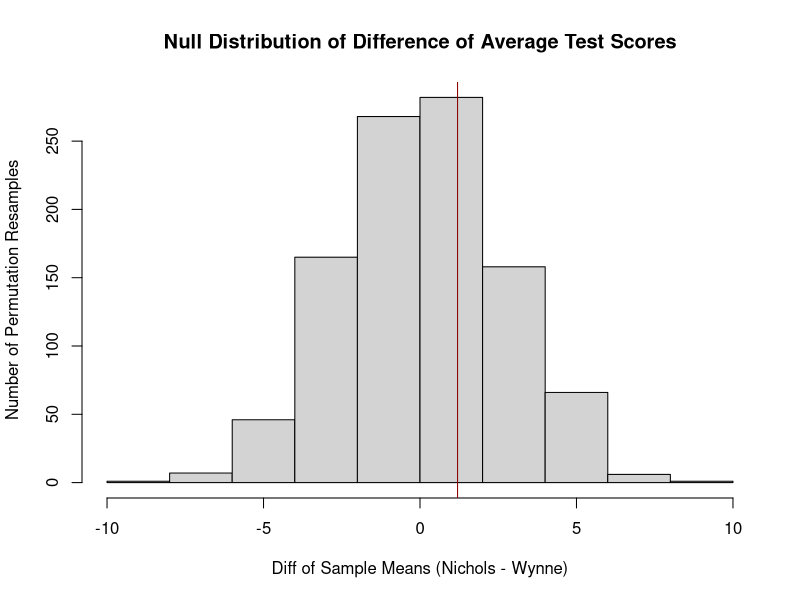

Reproduce this figure in R. (Note: this script raises an error after producing the figure.)
## ---- chunk 1
#| label: load packages
library(coin) # see "Rank-Based Permutation Tests" later
## ---- chunk 2
#| label: simulate data
n_wynne <- 25
n_nichols <- 35

mean_wynne <- 70
mean_nichols <- 70
sd_wynne <- 10
sd_nichols <- 10

set.seed(112)
wynne <- rnorm(n_wynne, mean_wynne, sd_wynne) |>
  round()
# |> is equivalent to round(rnorm(insert code)), |> makes it easier to read.

nichols <- rnorm(n_nichols, mean_nichols, sd_nichols) |>
  round()
    
# one of several ways to censor values at a minimum/maximum
wynne[wynne > 100] <- 100
wynne[wynne < 0] <- 0
nichols[nichols > 100] <- 100
nichols[nichols < 0] <- 0
## ---- chunk 3
#| label: difference of sample means

sim_test_scores <- data.frame(
  teacher = c(rep("Nichols", n_nichols), rep("Wynne", n_wynne)),  # x variable
  score = (c(nichols, wynne)    )                                  # y variable
)

# Now what we need to do is subset the sim_test_scores to each instructor's students
# Calculate the mean in each group and subtract them

# Step 1: Create a numeric vector for which students are in Nichols
nichols_students <- which(sim_test_scores$teacher == "Nichols")
# Returns index numbers for the students in Nichols
xbar_nichols <- mean(sim_test_scores$score[nichols_students])
xbar_wynne <- mean(sim_test_scores$score[-nichols_students])
obs_diff_means <- xbar_nichols - xbar_wynne

## ---- chunk 4
#| label: permutation resampling

B <- 999
sim_diff_means <- numeric(B) # 999 zeroes

set.seed(138)

for (i in seq_along(sim_diff_means)){
  resample <- sim_test_scores                 # probably inefficient, but doing it here to illustrate what we're resampling
  resample$score <- sample(resample$score)    # randomly sample from resample$score without replacement, a vector of same length
  
  nichols_students <- which(resample$teacher == "Nichols")
  # Returns index numbers for the students in Nichols
  xbar_nichols <- mean(resample$score[nichols_students])
  xbar_wynne <- mean(resample$score[-nichols_students])
  sim_diff_means[i] <- xbar_nichols - xbar_wynne
}

## ---- chunk 5
#| label: build null distribution

all_diff_means <- c(obs_diff_means, sim_diff_means)

## ---- chunk 6
#| label: graph of null distribution

hist(
  all_diff_means,
  main = "Null Distribution of Difference of Average Test Scores",
  xlab = "Diff of Sample Means (Nichols - Wynne)",
  ylab = "Number of Permutation Resamples"
)
abline(v = obs_diff_means, col = "red4")

## ---- chunk 7
#| label: compute p-value

p_left <- mean(all_diff_means <= obs_diff_means)
# for left sided Ha, "more extreme" means <
p_right <- mean(all_diff_means >= obs_diff_means)
# for right sided Ha, "more extreme" means >

# two-sided p-value is not so easily defined
# Option 1: find the smaller of the two one-sided p-values and double it
p_two_sided1 <- 2*min(p_left, p_right)
# Option 2: find the proportion of simulated statistics "as far away or further away" from the expected value of the statistic under H0
p_two_sided2 <- mean(abs(all_diff_means - 0) >= abs(obs_diff_means - 0))
# 0 because under H0, the mean of the null distribution should be 0
## ---- chunk 8
#| label: wilcox test gives an error
#| error: true
wilcox_test(
  score ~ teacher, # formula as usual for hypothesis test 
  data = sim_test_scores, 
  alternative = "greater", 
  distribution = "approximate" # Monte Carlo approximation instead of asymptotics
)
## ---- chunk 9
#| label: fix the data type and do the test

sim_test_scores$teacher <- 
  factor(
    sim_test_scores$teacher,
    levels = c("Nichols", "Wynne")
  )

wilcox_test(
  score ~ teacher, # formula as usual for hypothesis test 
  data = sim_test_scores, 
  alternative = "greater", 
  distribution = "approximate" # Monte Carlo approximation instead of asymptotics
)

## ---- chunk 10
#| label: get out the Wilcoxon Rank-Sum test statistic

wilcox_test(
  score ~ teacher, # formula as usual for hypothesis test 
  data = sim_test_scores, 
  alternative = "greater", 
  distribution = "approximate" # Monte Carlo approximation instead of asymptotics
) |>
  statistic("linear")
